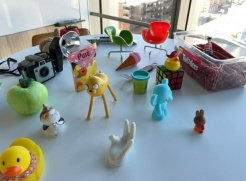
#> input picture data/figurines/images/frame_00006.jpg, 246 x 181 px
$ python debug_mask.py data/figurines/images/frame_00006.jpg data/figurines/images/frame_00007.jpg data/figurines/images/frame_00007.jpg
#> lines starting #> are read from the running program, lines starting #| are printed output that depends on the picture
"""
Script de diagnóstico — rode isso ANTES de mexer mais na lógica de voto.
Objetivo: confirmar se a máscara do DEVA está sendo lida com os IDs corretos.

Uso:
    python debug_mask_encoding.py /caminho/masks/000001.png /caminho/deva.json 000001.jpg
"""
import sys
import json
import numpy as np
import cv2

mask_path = sys.argv[1]
deva_json_path = sys.argv[2]
frame_key = sys.argv[3]

# 1. Lê a máscara exatamente como o pipeline faz
mask = cv2.imread(mask_path, cv2.IMREAD_UNCHANGED)
#> mask is the input picture: shape (181, 246, 3); mean B, G, R 151.1, 151.1, 142.5
print(f"Arquivo: {mask_path}")
print(f"  shape: {mask.shape}, dtype: {mask.dtype}")
#|   shape: (181, 246, 3), dtype: uint8

if mask.ndim == 3:
    print(f"  ⚠️ Máscara tem {mask.shape[2]} canais — verifique se o ID está")
#|   ⚠️ Máscara tem 3 canais — verifique se o ID está
    print(f"     codificado em mais de um canal (R + G*256 + B*65536, etc).")
    for c in range(mask.shape[2]):
        u = np.unique(mask[..., c])
        print(f"  canal {c}: {len(u)} valores únicos, min={u.min()}, max={u.max()}")
#> this loop made 3 passes
#|   canal 0: 256 valores únicos, min=0, max=255
#|   canal 1: 256 valores únicos, min=0, max=255
#|   canal 2: 256 valores únicos, min=0, max=255
    mask_single_ch0 = mask[..., 0]
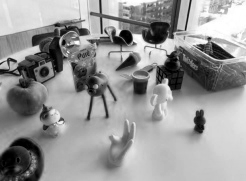
#> mask_single_ch0: shape (181, 246); min 0, max 255, mean 151.1
    print(f"  Se usarmos só o canal 0 -> {len(np.unique(mask_single_ch0))} IDs únicos")
#|   Se usarmos só o canal 0 -> 256 IDs únicos
else:
    mask_single_ch0 = mask

uniq_raw = np.unique(mask_single_ch0)
#> uniq_raw = 256 values from 0 to 255
print(f"  IDs únicos na máscara (canal usado pelo pipeline): {len(uniq_raw)}")
#|   IDs únicos na máscara (canal usado pelo pipeline): 256
print(f"  min={uniq_raw.min()}, max={uniq_raw.max()}")
#|   min=0, max=255
if mask.dtype == np.uint8:
    print(f"  ⚠️ dtype é uint8 -> qualquer ID do DEVA acima de 255 seria truncado/wrapped!")

# 2. Compara com os IDs que o JSON do DEVA diz que deveriam existir nesse frame
with open(deva_json_path) as f:
#> (the run stopped early here; a loop or call above may not have finished)

$ run again, on data/figurines/images/frame_00042.jpg
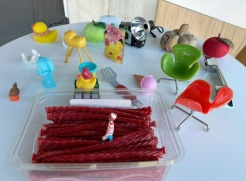
#> input picture data/figurines/images/frame_00042.jpg, 246 x 181 px
#> mask is the input picture: shape (181, 246, 3); mean B, G, R 143.7, 142.6, 150.1
#|   shape: (181, 246, 3), dtype: uint8
#|   ⚠️ Máscara tem 3 canais — verifique se o ID está
#> the loop `for c in range(mask.shape[2]):` made 3 passes
#|   canal 0: 256 valores únicos, min=0, max=255
#|   canal 1: 256 valores únicos, min=0, max=255
#|   canal 2: 255 valores únicos, min=0, max=255
#> `mask_single_ch0 = mask[..., 0]`:
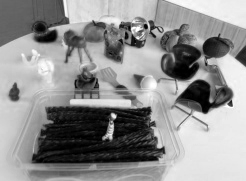
#> mask_single_ch0: shape (181, 246); min 0, max 255, mean 143.7
#|   Se usarmos só o canal 0 -> 256 IDs únicos
#> uniq_raw = 256 values from 0 to 255
#|   IDs únicos na máscara (canal usado pelo pipeline): 256
#|   min=0, max=255

$ run again, on data/figurines/images/frame_00072.jpg
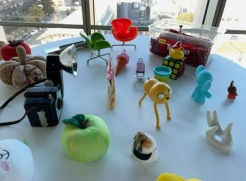
#> input picture data/figurines/images/frame_00072.jpg, 246 x 181 px
#> mask is the input picture: shape (181, 246, 3); mean B, G, R 148.4, 144.5, 129.7
#|   shape: (181, 246, 3), dtype: uint8
#|   ⚠️ Máscara tem 3 canais — verifique se o ID está
#> the loop `for c in range(mask.shape[2]):` made 3 passes
#|   canal 0: 256 valores únicos, min=0, max=255
#|   canal 1: 256 valores únicos, min=0, max=255
#|   canal 2: 253 valores únicos, min=0, max=253
#> `mask_single_ch0 = mask[..., 0]`:
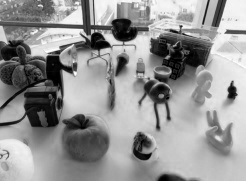
#> mask_single_ch0: shape (181, 246); min 0, max 255, mean 148.4
#|   Se usarmos só o canal 0 -> 256 IDs únicos
#> uniq_raw = 256 values from 0 to 255
#|   IDs únicos na máscara (canal usado pelo pipeline): 256
#|   min=0, max=255

$ run again, on data/figurines/images/frame_00095.jpg
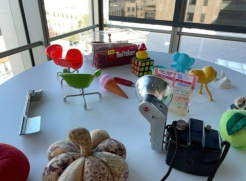
#> input picture data/figurines/images/frame_00095.jpg, 246 x 181 px
#> mask is the input picture: shape (181, 246, 3); mean B, G, R 137.1, 132.5, 125.3
#|   shape: (181, 246, 3), dtype: uint8
#|   ⚠️ Máscara tem 3 canais — verifique se o ID está
#> the loop `for c in range(mask.shape[2]):` made 3 passes
#|   canal 0: 256 valores únicos, min=0, max=255
#|   canal 1: 256 valores únicos, min=0, max=255
#|   canal 2: 256 valores únicos, min=0, max=255
#> `mask_single_ch0 = mask[..., 0]`:
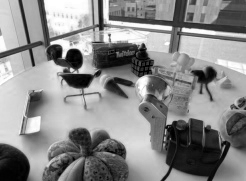
#> mask_single_ch0: shape (181, 246); min 0, max 255, mean 137.1
#|   Se usarmos só o canal 0 -> 256 IDs únicos
#> uniq_raw = 256 values from 0 to 255
#|   IDs únicos na máscara (canal usado pelo pipeline): 256
#|   min=0, max=255
